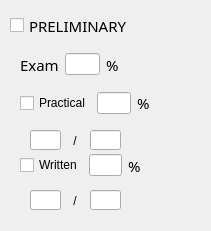
      <widget class="QWidget" name="widget_6" native="true">
       <property name="geometry">
        <rect>
         <x>780</x>
         <y>390</y>
         <width>211</width>
         <height>231</height>
        </rect>
       </property>
       <property name="styleSheet">
        <string notr="true">font: 63 11pt &quot;Bahnschrift SemiBold&quot;;</string>
       </property>
       <widget class="QWidget" name="layoutWidget">
        <property name="geometry">
         <rect>
          <x>20</x>
          <y>50</y>
          <width>121</width>
          <height>29</height>
         </rect>
        </property>
        <layout class="QHBoxLayout" name="horizontalLayout_12">
         <item>
          <widget class="QLabel" name="label_4">
           <property name="font">
            <font>
             <family>Bahnschrift SemiBold</family>
             <pointsize>11</pointsize>
             <weight>7</weight>
             <italic>false</italic>
             <bold>false</bold>
            </font>
           </property>
           <property name="text">
            <string>Exam</string>
           </property>
          </widget>
         </item>
         <item>
          <widget class="QLineEdit" name="assPct1_5">
           <property name="sizePolicy">
            <sizepolicy hsizetype="Ignored" vsizetype="Fixed">
             <horstretch>0</horstretch>
             <verstretch>0</verstretch>
            </sizepolicy>
           </property>
           <property name="styleSheet">
            <string notr="true">font: 25 10pt &quot;Bahnschrift Light&quot;;</string>
           </property>
          </widget>
         </item>
         <item>
          <widget class="QLabel" name="label_181">
           <property name="font">
            <font>
             <family>Bahnschrift SemiBold</family>
             <pointsize>11</pointsize>
             <weight>7</weight>
             <italic>false</italic>
             <bold>false</bold>
            </font>
           </property>
           <property name="text">
            <string>%</string>
           </property>
          </widget>
         </item>
        </layout>
       </widget>
       <widget class="QLineEdit" name="exWrPct">
        <property name="geometry">
         <rect>
          <x>90</x>
          <y>190</y>
          <width>31</width>
          <height>20</height>
         </rect>
        </property>
        <property name="styleSheet">
         <string notr="true">font: 25 10pt &quot;Bahnschrift Light&quot;;</string>
        </property>
       </widget>
       <widget class="QLineEdit" name="exWrL">
        <property name="geometry">
         <rect>
          <x>30</x>
          <y>190</y>
          <width>31</width>
          <height>20</height>
         </rect>
        </property>
        <property name="styleSheet">
         <string notr="true">font: 25 10pt &quot;Bahnschrift Light&quot;;</string>
        </property>
       </widget>
       <widget class="QLineEdit" name="exPrL">
        <property name="geometry">
         <rect>
          <x>30</x>
          <y>130</y>
          <width>31</width>
          <height>20</height>
         </rect>
        </property>
        <property name="styleSheet">
         <string notr="true">font: 25 10pt &quot;Bahnschrift Light&quot;;</string>
        </property>
       </widget>
       <widget class="QLineEdit" name="exPrPct">
        <property name="geometry">
         <rect>
          <x>90</x>
          <y>130</y>
          <width>31</width>
          <height>20</height>
         </rect>
        </property>
        <property name="styleSheet">
         <string notr="true">font: 25 10pt &quot;Bahnschrift Light&quot;;</string>
        </property>
       </widget>
       <widget class="QCheckBox" name="prelim">
        <property name="geometry">
         <rect>
          <x>10</x>
          <y>10</y>
          <width>151</width>
          <height>31</height>
         </rect>
        </property>
        <property name="font">
         <font>
          <family>Bahnschrift SemiBold</family>
          <pointsize>11</pointsize>
          <weight>7</weight>
          <italic>false</italic>
          <bold>false</bold>
         </font>
        </property>
        <property name="text">
         <string>PRELIMINARY</string>
        </property>
       </widget>
       <widget class="QLabel" name="label_29">
        <property name="geometry">
         <rect>
          <x>70</x>
          <y>130</y>
          <width>20</width>
          <height>21</height>
         </rect>
        </property>
        <property name="text">
         <string> / </string>
        </property>
       </widget>
       <widget class="QLabel" name="label_30">
        <property name="geometry">
         <rect>
          <x>70</x>
          <y>190</y>
          <width>20</width>
          <height>21</height>
         </rect>
        </property>
        <property name="text">
         <string> / </string>
        </property>
       </widget>
       <widget class="QWidget" name="">
        <property name="geometry">
         <rect>
          <x>20</x>
          <y>150</y>
          <width>141</width>
          <height>31</height>
         </rect>
        </property>
        <layout class="QHBoxLayout" name="horizontalLayout_5">
         <item>
          <layout class="QHBoxLayout" name="horizontalLayout_4">
           <item>
            <widget class="QCheckBox" name="checkBox_2">
             <property name="text">
              <string>Written</string>
             </property>
            </widget>
           </item>
           <item>
            <widget class="QLineEdit" name="wrPct">
             <property name="sizePolicy">
              <sizepolicy hsizetype="Ignored" vsizetype="Fixed">
               <horstretch>0</horstretch>
               <verstretch>0</verstretch>
              </sizepolicy>
             </property>
             <property name="styleSheet">
              <string notr="true">font: 25 10pt &quot;Bahnschrift Light&quot;;</string>
             </property>
            </widget>
           </item>
           <item>
            <widget class="QLabel" name="label_183">
             <property name="font">
              <font>
               <family>Bahnschrift SemiBold</family>
               <pointsize>11</pointsize>
               <weight>7</weight>
               <italic>false</italic>
               <bold>false</bold>
              </font>
             </property>
             <property name="text">
              <string>%</string>
             </property>
            </widget>
           </item>
          </layout>
         </item>
        </layout>
       </widget>
       <widget class="QWidget" name="">
        <property name="geometry">
         <rect>
          <x>20</x>
          <y>90</y>
          <width>151</width>
          <height>26</height>
         </rect>
        </property>
        <layout class="QHBoxLayout" name="horizontalLayout_13">
         <item>
          <layout class="QHBoxLayout" name="horizontalLayout_2">
           <item>
            <widget class="QCheckBox" name="checkBox">
             <property name="text">
              <string>Practical</string>
             </property>
            </widget>
           </item>
           <item>
            <widget class="QLineEdit" name="prPct">
             <property name="sizePolicy">
              <sizepolicy hsizetype="Ignored" vsizetype="Fixed">
               <horstretch>0</horstretch>
               <verstretch>0</verstretch>
              </sizepolicy>
             </property>
             <property name="styleSheet">
              <string notr="true">font: 25 10pt &quot;Bahnschrift Light&quot;;</string>
             </property>
            </widget>
           </item>
           <item>
            <widget class="QLabel" name="label_182">
             <property name="font">
              <font>
               <family>Bahnschrift SemiBold</family>
               <pointsize>11</pointsize>
               <weight>7</weight>
               <italic>false</italic>
               <bold>false</bold>
              </font>
             </property>
             <property name="text">
              <string>%</string>
             </property>
            </widget>
           </item>
          </layout>
         </item>
        </layout>
       </widget>
      </widget>
